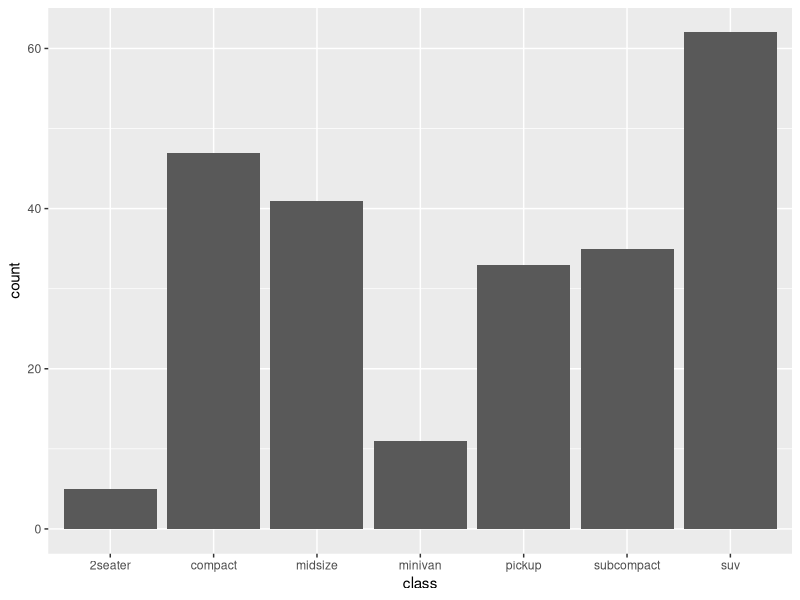
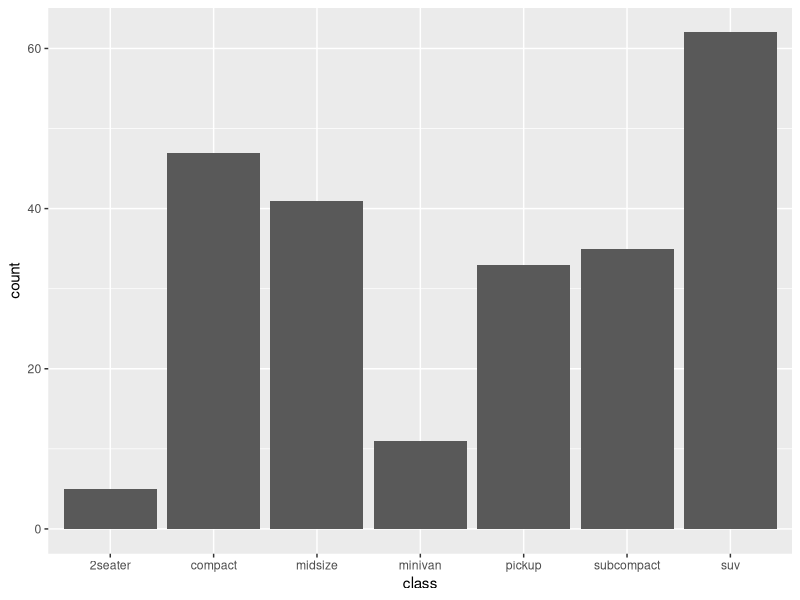
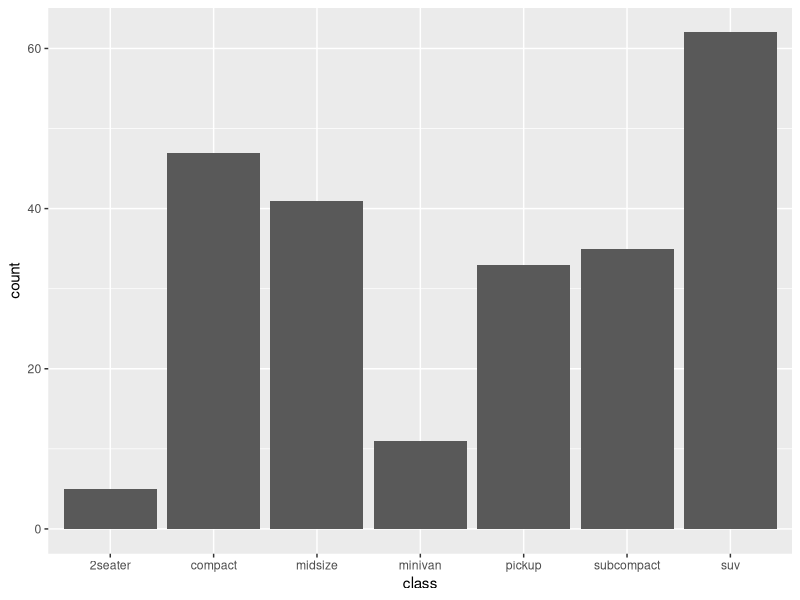
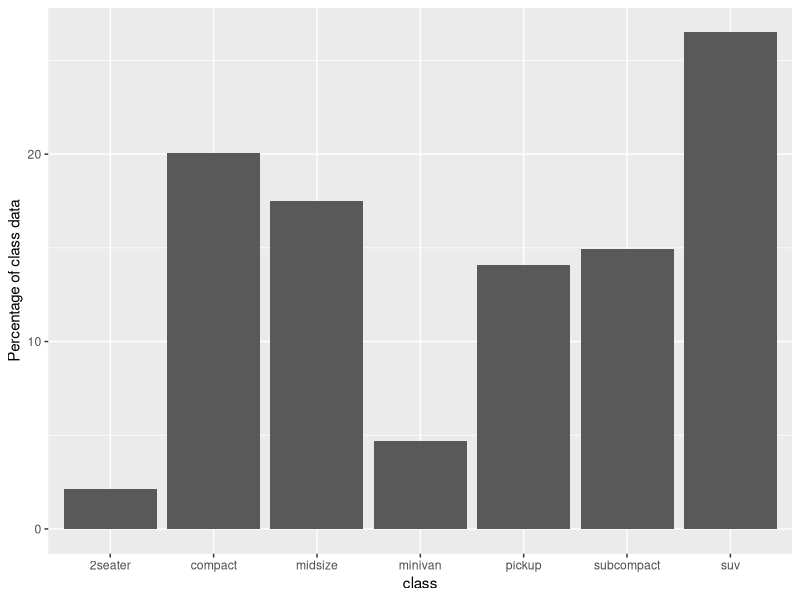

Write R code to recreate these figures, in order.
## ---- chunk 1
library(tidyverse)
## ---- chunk 2
data("mpg")
ggplot(mpg) +
  geom_bar(mapping = aes(x = class))
## ---- chunk 3
mpg_counted <- mpg %>%
  count(class, name = "count")

ggplot(data = mpg_counted) +
  geom_bar(mapping = aes(x = class, y = count),
           stat = 'identity')
## ---- chunk 4
ggplot(mpg_counted) +
  geom_col(mapping = aes(x = class, y = count))
## ---- chunk 5
ggplot(data = mpg) +
  geom_bar(mapping = aes(x = class,
                         y = after_stat(100 * count / sum(count))
                         )
           ) +
  ylab("Percentage of class data")
